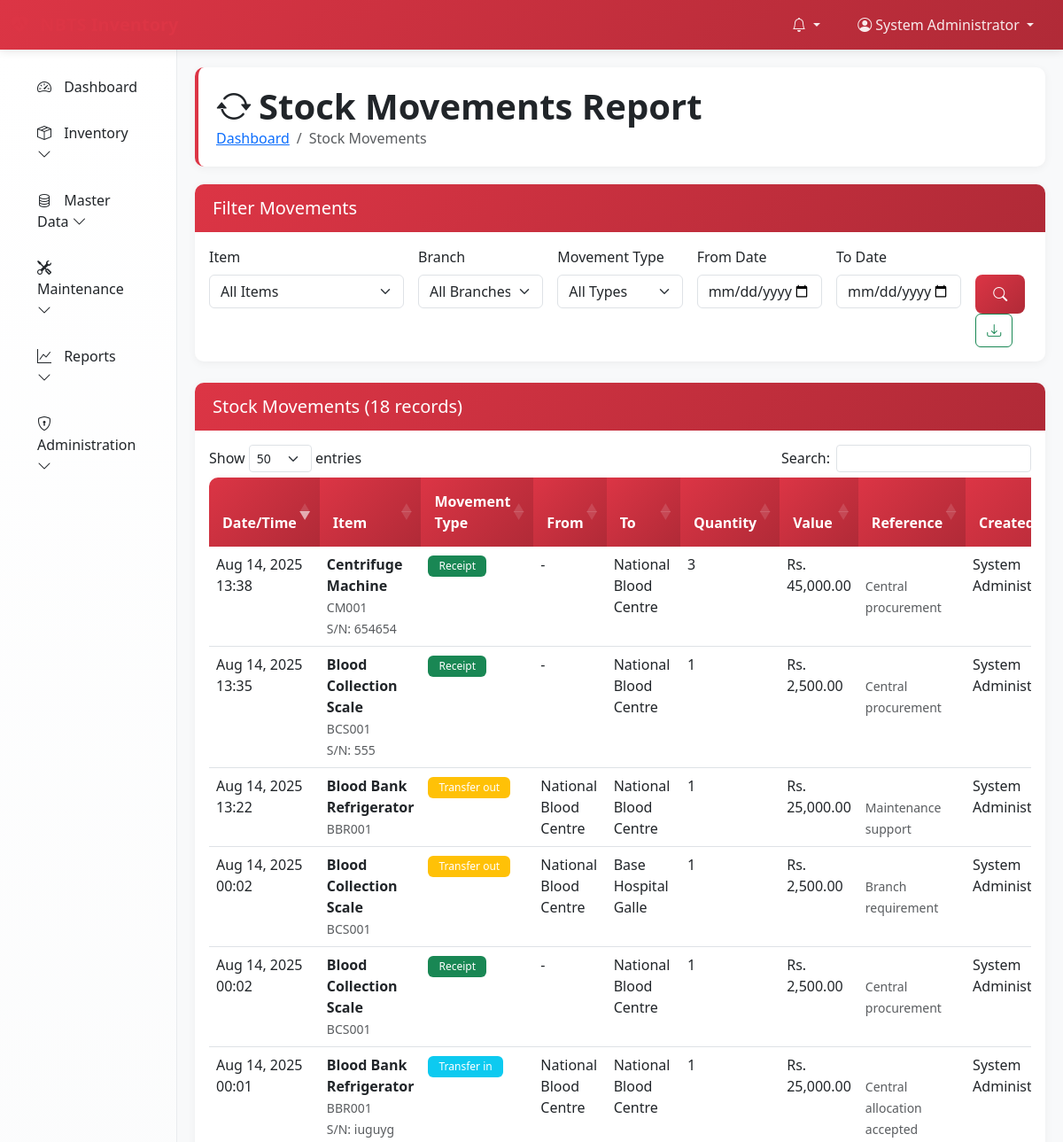
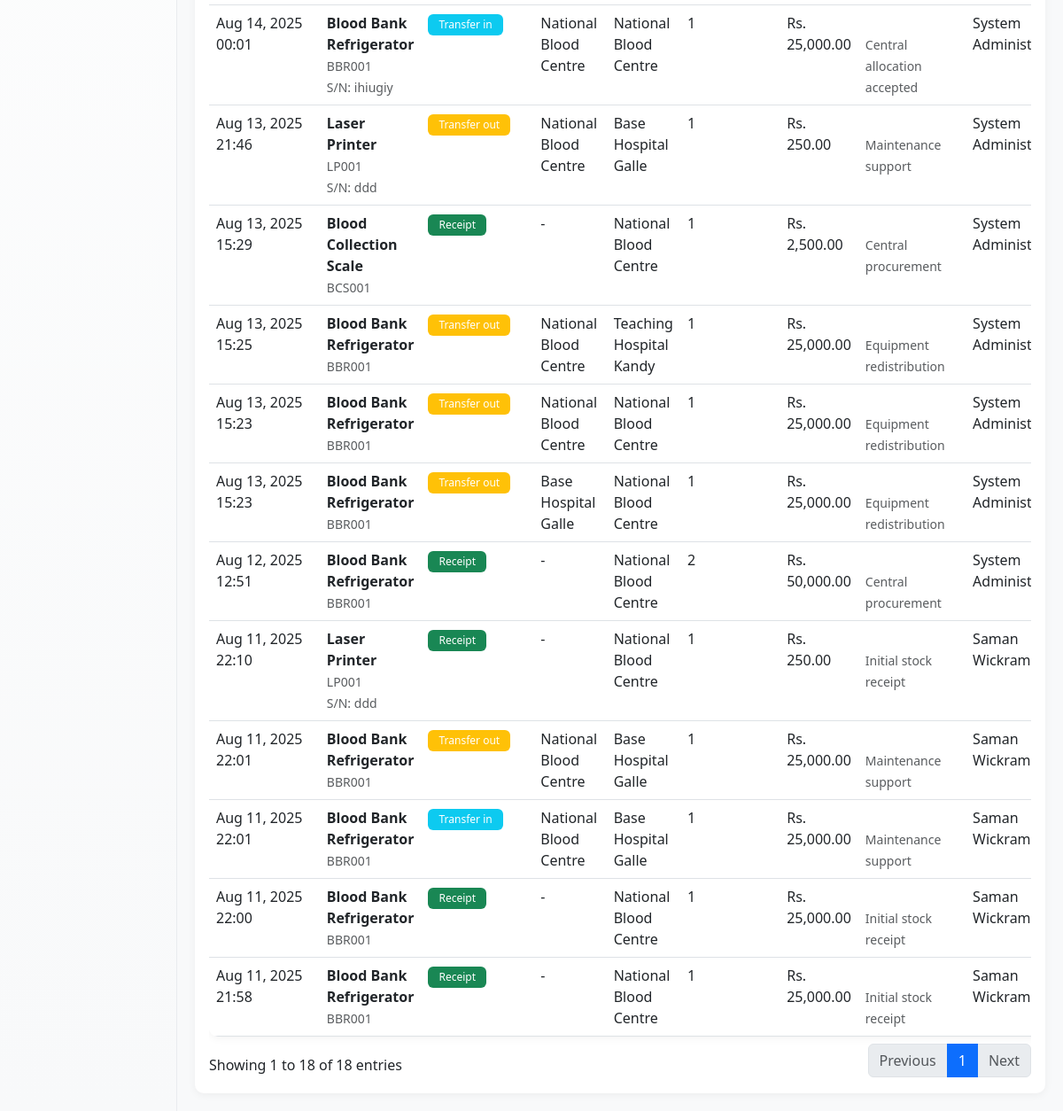
Screenshot of /pages/reports/movements.php (signed in) with the database file from the repository (2 pictures, top to bottom).
### tables this page shows
CREATE TABLE IF NOT EXISTS `stock_movements` (
  `id` int NOT NULL AUTO_INCREMENT,
  `inventory_id` int NOT NULL,
  `movement_type` enum('receipt','issue','transfer_out','transfer_in','adjustment','return','disposal') NOT NULL,
  `from_branch_id` int DEFAULT NULL,
  `to_branch_id` int DEFAULT NULL,
  `quantity` int NOT NULL,
  `unit_cost` decimal(10,2) DEFAULT '0.00',
  `total_cost` decimal(10,2) DEFAULT '0.00',
  `reference_number` varchar(100) DEFAULT NULL,
  `reason` varchar(255) DEFAULT NULL,
  `notes` text,
  `created_by` int NOT NULL,
  `approved_by` int DEFAULT NULL,
  `approval_status` enum('pending','approved','rejected') NOT NULL DEFAULT 'approved',
  `transfer_status` enum('pending','in_transit','received','rejected') DEFAULT 'received',
  `created_at` timestamp NULL DEFAULT CURRENT_TIMESTAMP,
  PRIMARY KEY (`id`),
  KEY `inventory_id` (`inventory_id`),
  KEY `from_branch_id` (`from_branch_id`),
  KEY `to_branch_id` (`to_branch_id`),
  KEY `created_by` (`created_by`),
  KEY `approved_by` (`approved_by`),
  KEY `idx_movement_type` (`movement_type`),
  KEY `idx_movement_date` (`created_at`)
);

CREATE TABLE IF NOT EXISTS `items` (
  `id` int NOT NULL AUTO_INCREMENT,
  `name` varchar(200) NOT NULL,
  `code` varchar(50) NOT NULL,
  `category_id` int NOT NULL,
  `brand` varchar(100) DEFAULT NULL,
  `model` varchar(100) DEFAULT NULL,
  `description` text,
  `unit_of_measure` varchar(20) DEFAULT 'pcs',
  `unit_cost` decimal(10,2) DEFAULT '0.00',
  `reorder_level` int DEFAULT '0',
  `qr_code` varchar(255) DEFAULT NULL,
  `is_active` tinyint(1) NOT NULL DEFAULT '1',
  `created_at` timestamp NULL DEFAULT CURRENT_TIMESTAMP,
  `updated_at` timestamp NULL DEFAULT CURRENT_TIMESTAMP ON UPDATE CURRENT_TIMESTAMP,
  PRIMARY KEY (`id`),
  UNIQUE KEY `code` (`code`),
  KEY `category_id` (`category_id`)
);

CREATE TABLE IF NOT EXISTS `inventory` (
  `id` int NOT NULL AUTO_INCREMENT,
  `item_id` int NOT NULL,
  `branch_id` int NOT NULL,
  `serial_number` varchar(100) DEFAULT NULL,
  `batch_number` varchar(100) DEFAULT NULL,
  `purchase_date` date DEFAULT NULL,
  `supplier_id` int DEFAULT NULL,
  `allocation_id` int DEFAULT NULL,
  `is_allocated` tinyint(1) DEFAULT '0',
  `invoice_number` varchar(100) DEFAULT NULL,
  `warranty_start_date` date DEFAULT NULL,
  `warranty_end_date` date DEFAULT NULL,
  `installation_date` date DEFAULT NULL,
  `location` varchar(200) DEFAULT NULL,
  `assigned_staff` varchar(100) DEFAULT NULL,
  `status` enum('active','maintenance','repair','disposed','lost','damaged') NOT NULL DEFAULT 'active',
  `quantity` int NOT NULL DEFAULT '1',
  `unit_cost` decimal(10,2) DEFAULT '0.00',
  `total_cost` decimal(10,2) DEFAULT '0.00',
  `qr_code` varchar(255) DEFAULT NULL,
  `notes` text,
  `created_at` timestamp NULL DEFAULT CURRENT_TIMESTAMP,
  `updated_at` timestamp NULL DEFAULT CURRENT_TIMESTAMP ON UPDATE CURRENT_TIMESTAMP,
  PRIMARY KEY (`id`),
  KEY `item_id` (`item_id`),
  KEY `branch_id` (`branch_id`),
  KEY `supplier_id` (`supplier_id`),
  KEY `idx_serial` (`serial_number`),
  KEY `idx_status` (`status`),
  KEY `idx_warranty` (`warranty_end_date`)
);

CREATE TABLE IF NOT EXISTS `branches` (
  `id` int NOT NULL AUTO_INCREMENT,
  `name` varchar(100) NOT NULL,
  `code` varchar(20) NOT NULL,
  `address` text NOT NULL,
  `city` varchar(50) NOT NULL,
  `district` varchar(50) NOT NULL,
  `phone` varchar(20) DEFAULT NULL,
  `email` varchar(100) DEFAULT NULL,
  `manager_name` varchar(100) DEFAULT NULL,
  `is_active` tinyint(1) NOT NULL DEFAULT '1',
  `created_at` timestamp NULL DEFAULT CURRENT_TIMESTAMP,
  `updated_at` timestamp NULL DEFAULT CURRENT_TIMESTAMP ON UPDATE CURRENT_TIMESTAMP,
  PRIMARY KEY (`id`),
  UNIQUE KEY `code` (`code`)
);

CREATE TABLE IF NOT EXISTS `users` (
  `id` int NOT NULL AUTO_INCREMENT,
  `username` varchar(50) NOT NULL,
  `email` varchar(100) NOT NULL,
  `password` varchar(255) NOT NULL,
  `first_name` varchar(50) NOT NULL,
  `last_name` varchar(50) NOT NULL,
  `role` enum('admin','inventory_manager','view_only','auditor') NOT NULL DEFAULT 'view_only',
  `branch_id` int DEFAULT NULL,
  `is_active` tinyint(1) NOT NULL DEFAULT '1',
  `last_login` datetime DEFAULT NULL,
  `created_at` timestamp NULL DEFAULT CURRENT_TIMESTAMP,
  `updated_at` timestamp NULL DEFAULT CURRENT_TIMESTAMP ON UPDATE CURRENT_TIMESTAMP,
  PRIMARY KEY (`id`),
  UNIQUE KEY `username` (`username`),
  UNIQUE KEY `email` (`email`)
);

### config/database.php (called while the page is built, shortened)
<?php
function getDatabaseConnection() {
    static $connection = null;
    if ($connection === null) {
        try {
            $connection = new mysqli(DB_HOST, DB_USERNAME, DB_PASSWORD, DB_NAME);
            $connection->set_charset(DB_CHARSET);
            $connection->query("SET time_zone = '+05:30'");
        } catch (Exception $e) {
            error_log("Database connection error: " . $e->getMessage());
            die("Database connection failed. Please check configuration.");
        }
    }
    return $connection;
}
function executeQuery($query, $params = [], $types = '') {
    $conn = getDatabaseConnection();
    $stmt = $conn->prepare($query);
    if (!empty($params)) {
        $stmt->bind_param($types, ...$params);
    }
    $result = $stmt->execute();
    return $stmt;
}
function fetchAll($query, $params = [], $types = '') {
    $stmt = executeQuery($query, $params, $types);
    $result = $stmt->get_result();
    return $result->fetch_all(MYSQLI_ASSOC);
}
?>

### config/config.php (called while the page is built, shortened)
<?php
require_once 'database.php';
function formatCurrency($amount) {
    $amount = is_numeric($amount) ? $amount : 0;
    return 'Rs. ' . number_format($amount, 2);
}
function formatDateTime($datetime, $format = 'Y-m-d H:i:s') {
    return (empty($datetime) || $datetime === '0000-00-00 00:00:00') ? '' : date($format, strtotime($datetime));
}
?>

### pages/reports/movements.php (the view, shortened to what this page needs)
<?php
require_once '../../config/config.php';
$branch_id = ($_SESSION['user_role'] === 'admin' || $_SESSION['user_role'] === 'auditor') ? null : $_SESSION['user_branch_id'];
$date_from = $_GET['date_from'] ?? '';
$date_to = $_GET['date_to'] ?? '';
$query = "
    SELECT sm.*, i.name as item_name, i.code as item_code,
           fb.name as from_branch, tb.name as to_branch,
           u.first_name, u.last_name, inv.serial_number
    FROM stock_movements sm
    JOIN inventory inv ON sm.inventory_id = inv.id
    JOIN items i ON inv.item_id = i.id
    LEFT JOIN branches fb ON sm.from_branch_id = fb.id
    LEFT JOIN branches tb ON sm.to_branch_id = tb.id
    JOIN users u ON sm.created_by = u.id
    WHERE 1=1
";
$params = [];
$types = '';
$query .= " ORDER BY sm.created_at DESC LIMIT 1000";
$movements = fetchAll($query, $params, $types);
include '../../includes/header.php';
?>
<div class="page-header fade-in">
    <div class="d-flex justify-content-between align-items-center">
        <div>
            <h1><i class="bi bi-arrow-repeat me-2"></i>Stock Movements Report</h1>
            <nav aria-label="breadcrumb">
                <ol class="breadcrumb">
                    <li class="breadcrumb-item"><a href="<?php echo BASE_URL; ?>/pages/dashboard.php">Dashboard</a></li>
                    <li class="breadcrumb-item active">Stock Movements</li>
                </ol>
            </nav>
        </div>
    </div>
</div>
<div class="card mb-4 fade-in">
    <div class="card-header">
        <h5 class="mb-0">Filter Movements</h5>
    </div>
    <div class="card-body">
        <form method="GET" class="row g-3">
            <div class="col-md-3">
                <label for="item_id" class="form-label">Item</label>
                <select class="form-select" id="item_id" name="item_id">
                    <option value="">All Items</option>
                </select>
            </div>
            <?php if (!$branch_id): ?>
                <div class="col-md-2">
                    <label for="branch_id" class="form-label">Branch</label>
                    <select class="form-select" id="branch_id" name="branch_id">
                        <option value="">All Branches</option>
                    </select>
                </div>
            <?php endif; ?>
            <div class="col-md-2">
                <label for="movement_type" class="form-label">Movement Type</label>
                <select class="form-select" id="movement_type" name="movement_type">
                    <option value="">All Types</option>
                </select>
            </div>
            <div class="col-md-2">
                <label for="date_from" class="form-label">From Date</label>
                <input type="date" class="form-control" id="date_from" name="date_from"
                       value="<?php echo htmlspecialchars($date_from); ?>">
            </div>
            <div class="col-md-2">
                <label for="date_to" class="form-label">To Date</label>
                <input type="date" class="form-control" id="date_to" name="date_to"
                       value="<?php echo htmlspecialchars($date_to); ?>">
            </div>
            <div class="col-md-1">
                <label class="form-label">&nbsp;</label>
                <div>
                    <button type="submit" class="btn btn-primary">
                        <i class="bi bi-search"></i>
                    </button>
                    <a href="?<?php echo http_build_query(array_merge($_GET, ['export' => 'csv'])); ?>"
                       class="btn btn-outline-success">
                        <i class="bi bi-download"></i>
                    </a>
                </div>
            </div>
        </form>
    </div>
</div>
<div class="card fade-in">
    <div class="card-header">
        <h5 class="mb-0">Stock Movements (<?php echo count($movements); ?> records)</h5>
    </div>
    <div class="card-body">
        <div class="table-responsive">
            <table class="table table-hover" id="movementsTable">
                <thead>
                    <tr>
                        <th>Date/Time</th>
                        <th>Item</th>
                        <th>Movement Type</th>
                        <th>From</th>
                        <th>To</th>
                        <th>Quantity</th>
                        <th>Value</th>
                        <th>Reference</th>
                        <th>Created By</th>
                    </tr>
                </thead>
                <tbody>
                    <?php foreach ($movements as $movement): ?>
                        <tr>
                            <td><?php echo formatDateTime($movement['created_at'], 'M j, Y H:i'); ?></td>
                            <td>
                                <div>
                                    <strong><?php echo htmlspecialchars($movement['item_name']); ?></strong><br>
                                    <small class="text-muted"><?php echo htmlspecialchars($movement['item_code']); ?></small>
                                    <?php if ($movement['serial_number']): ?>
                                        <br><small class="text-muted">S/N: <?php echo htmlspecialchars($movement['serial_number']); ?></small>
                                    <?php endif; ?>
                                </div>
                            </td>
                            <td>
                                <?php
                                $badge_class = [
                                    'receipt' => 'bg-success',
                                    'issue' => 'bg-primary',
                                    'transfer_out' => 'bg-warning',
                                    'transfer_in' => 'bg-info',
                                    'adjustment' => 'bg-secondary',
                                    'return' => 'bg-success',
                                    'disposal' => 'bg-danger'
                                ];
                                ?>
                                <span class="badge <?php echo $badge_class[$movement['movement_type']] ?? 'bg-secondary'; ?>">
                                    <?php echo ucfirst(str_replace('_', ' ', $movement['movement_type'])); ?>
                                </span>
                            </td>
                            <td><?php echo htmlspecialchars($movement['from_branch'] ?? '-'); ?></td>
                            <td><?php echo htmlspecialchars($movement['to_branch'] ?? '-'); ?></td>
                            <td><?php echo number_format($movement['quantity']); ?></td>
                            <td><?php echo formatCurrency($movement['total_cost']); ?></td>
                            <td>
                                <?php if ($movement['reason']): ?>
                                    <br><small class="text-muted"><?php echo htmlspecialchars($movement['reason']); ?></small>
                                <?php endif; ?>
                            </td>
                            <td><?php echo htmlspecialchars($movement['first_name'] . ' ' . $movement['last_name']); ?></td>
                        </tr>
                    <?php endforeach; ?>
                </tbody>
            </table>
        </div>
    </div>
</div>
<?php
include '../../includes/footer.php';
?>

### includes/header.php (style rules this page uses)
:root { --nbts-primary: #dc3545; --nbts-secondary: #0d6efd; --nbts-success: #198754; --nbts-warning: #ffc107; --nbts-danger: #dc3545; --nbts-info: #0dcaf0; --nbts-light: #f8f9fa; --nbts-dark: #212529; }
.page-header { background: white; padding: 20px; border-radius: 10px; box-shadow: 0 2px 10px rgba(0,0,0,0.05); margin-bottom: 20px; border-left: 4px solid var(--nbts-primary); }
.page-header h1 { margin: 0; color: var(--nbts-dark); font-weight: 600; }
.page-header .breadcrumb { margin: 0; background: none; padding: 0; }
.card { border: none; border-radius: 10px; box-shadow: 0 2px 10px rgba(0,0,0,0.05); transition: transform 0.3s ease, box-shadow 0.3s ease; }
.card-header { background: linear-gradient(135deg, var(--nbts-primary), #b02a37); color: white; border-radius: 10px 10px 0 0 !important; padding: 15px 20px; border: none; font-weight: 600; }
.btn-primary { background: linear-gradient(135deg, var(--nbts-primary), #b02a37); border: none; border-radius: 8px; font-weight: 500; padding: 10px 20px; transition: all 0.3s ease; }
.table { background: white; border-radius: 10px; overflow: hidden; box-shadow: 0 2px 10px rgba(0,0,0,0.05); }
.table thead th { background: linear-gradient(135deg, var(--nbts-primary), #b02a37); color: white; font-weight: 600; border: none; padding: 15px; }
.table tbody tr { transition: background-color 0.3s ease; }
.badge { font-weight: 500; border-radius: 6px; padding: 6px 12px; }
.fade-in { animation: fadeIn 0.5s ease-in-out; }

### rows the page displays
stock_movements: created_at "Aug 14, 2025 13:38", items.name "Centrifuge Machine", items.code "CM001", inventory.serial_number "654654", movement_type "Receipt", from_branch "-", to_branch.name "National Blood Centre", quantity "3", total_cost "Rs. 45,000.00", reason "Central procurement", created_by.last_name "System…"
stock_movements: created_at "Aug 14, 2025 13:35", items.name "Blood Collection Scale", items.code "BCS001", inventory.serial_number "555", movement_type "Receipt", from_branch "-", to_branch.name "National Blood Centre", quantity "1", total_cost "Rs. 2,500.00", reason "Central procurement", created_by.last_name "System…"
stock_movements: created_at "Aug 14, 2025 13:22", items.name "Blood Bank Refrigerator", items.code "BBR001", movement_type "Transfer out", from_branch.name "National Blood Centre", quantity "1", total_cost "Rs. 25,000.00", reason "Maintenance support", created_by.last_name "System…"
stock_movements: created_at "Aug 14, 2025 00:02", items.name "Blood Collection Scale", items.code "BCS001", movement_type "Transfer out", from_branch.name "National Blood Centre", to_branch.name "Base Hospital Galle", quantity "1", total_cost "Rs. 2,500.00", reason "Branch requirement", created_by.last_name "System…"
stock_movements: created_at "Aug 14, 2025 00:02", items.name "Blood Collection Scale", items.code "BCS001", movement_type "Receipt", from_branch "-", to_branch.name "National Blood Centre", quantity "1", total_cost "Rs. 2,500.00", reason "Central procurement", created_by.last_name "System…"
stock_movements: created_at "Aug 14, 2025 00:01", items.name "Blood Bank Refrigerator", items.code "BBR001", inventory.serial_number "iuguyg", movement_type "Transfer in", from_branch.name "National Blood Centre", quantity "1", total_cost "Rs. 25,000.00", reason "Central allocation accepted", created_by.last_name "System…"
stock_movements: created_at "Aug 14, 2025 00:01", items.name "Blood Bank Refrigerator", items.code "BBR001", inventory.serial_number "ihiugiy", movement_type "Transfer in", from_branch.name "National Blood Centre", quantity "1", total_cost "Rs. 25,000.00", reason "Central allocation accepted", created_by.last_name "System…"
stock_movements: created_at "Aug 13, 2025 21:46", items.name "Laser Printer", items.code "LP001", inventory.serial_number "ddd", movement_type "Transfer out", from_branch.name "National Blood Centre", to_branch.name "Base Hospital Galle", quantity "1", total_cost "Rs. 250.00", reason "Maintenance support", created_by.last_name "System…"
stock_movements: created_at "Aug 13, 2025 15:29", items.name "Blood Collection Scale", items.code "BCS001", movement_type "Receipt", from_branch "-", to_branch.name "National Blood Centre", quantity "1", total_cost "Rs. 2,500.00", reason "Central procurement", created_by.last_name "System…"
stock_movements: created_at "Aug 13, 2025 15:25", items.name "Blood Bank Refrigerator", items.code "BBR001", movement_type "Transfer out", from_branch.name "National Blood Centre", to_branch.name "Teaching Hospital Kandy", quantity "1", total_cost "Rs. 25,000.00", reason "Equipment redistribution", created_by.last_name "System…"
stock_movements: created_at "Aug 13, 2025 15:23", items.name "Blood Bank Refrigerator", items.code "BBR001", movement_type "Transfer out", from_branch.name "National Blood Centre", quantity "1", total_cost "Rs. 25,000.00", reason "Equipment redistribution", created_by.last_name "System…"
stock_movements: created_at "Aug 13, 2025 15:23", items.name "Blood Bank Refrigerator", items.code "BBR001", movement_type "Transfer out", from_branch.name "Base Hospital Galle", to_branch.name "National Blood Centre", quantity "1", total_cost "Rs. 25,000.00", reason "Equipment redistribution", created_by.last_name "System…"
stock_movements: created_at "Aug 12, 2025 12:51", items.name "Blood Bank Refrigerator", items.code "BBR001", movement_type "Receipt", from_branch "-", to_branch.name "National Blood Centre", quantity "2", total_cost "Rs. 50,000.00", reason "Central procurement", created_by.last_name "System…"
stock_movements: created_at "Aug 11, 2025 22:10", items.name "Laser Printer", items.code "LP001", inventory.serial_number "ddd", movement_type "Receipt", from_branch "-", to_branch.name "National Blood Centre", quantity "1", total_cost "Rs. 250.00", reason "Initial stock receipt", created_by.last_name "Saman…"
stock_movements: created_at "Aug 11, 2025 22:01", items.name "Blood Bank Refrigerator", items.code "BBR001", movement_type "Transfer out", from_branch.name "National Blood Centre", to_branch.name "Base Hospital Galle", quantity "1", total_cost "Rs. 25,000.00", reason "Maintenance support", created_by.last_name "Saman…"
stock_movements: created_at "Aug 11, 2025 22:01", items.name "Blood Bank Refrigerator", items.code "BBR001", movement_type "Transfer in", from_branch.name "National Blood Centre", to_branch.name "Base Hospital Galle", quantity "1", total_cost "Rs. 25,000.00", reason "Maintenance support", created_by.last_name "Saman…"
stock_movements: created_at "Aug 11, 2025 22:00", items.name "Blood Bank Refrigerator", items.code "BBR001", movement_type "Receipt", from_branch "-", to_branch.name "National Blood Centre", quantity "1", total_cost "Rs. 25,000.00", reason "Initial stock receipt", created_by.last_name "Saman…"
stock_movements: created_at "Aug 11, 2025 21:58", items.name "Blood Bank Refrigerator", items.code "BBR001", movement_type "Receipt", from_branch "-", to_branch.name "National Blood Centre", quantity "1", total_cost "Rs. 25,000.00", reason "Initial stock receipt", created_by.last_name "Saman…"

### other values shown
$_SESSION['user_name'] "System Administrator"
count($movements) "18"
